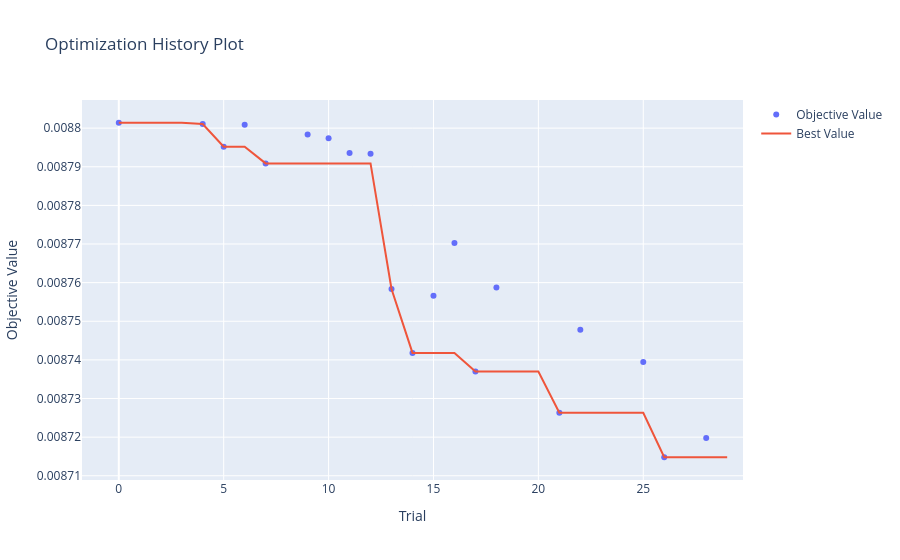
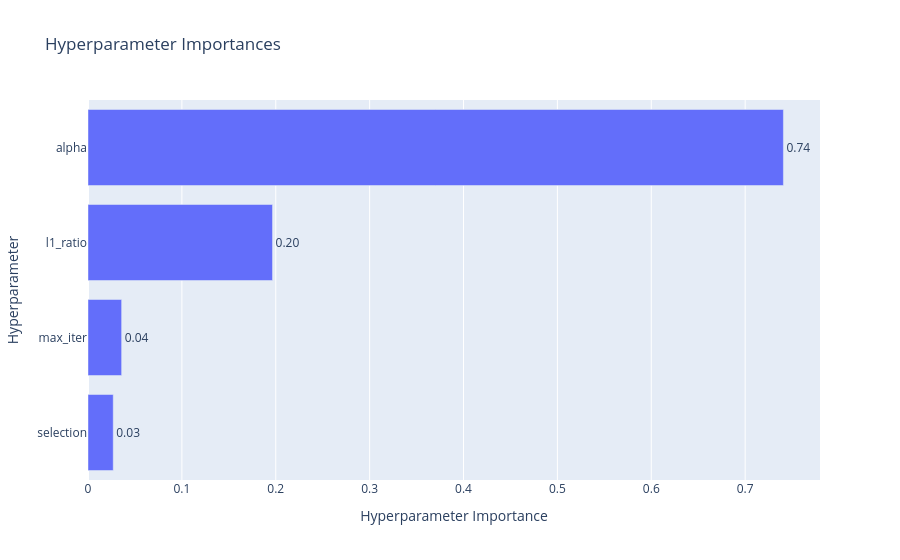
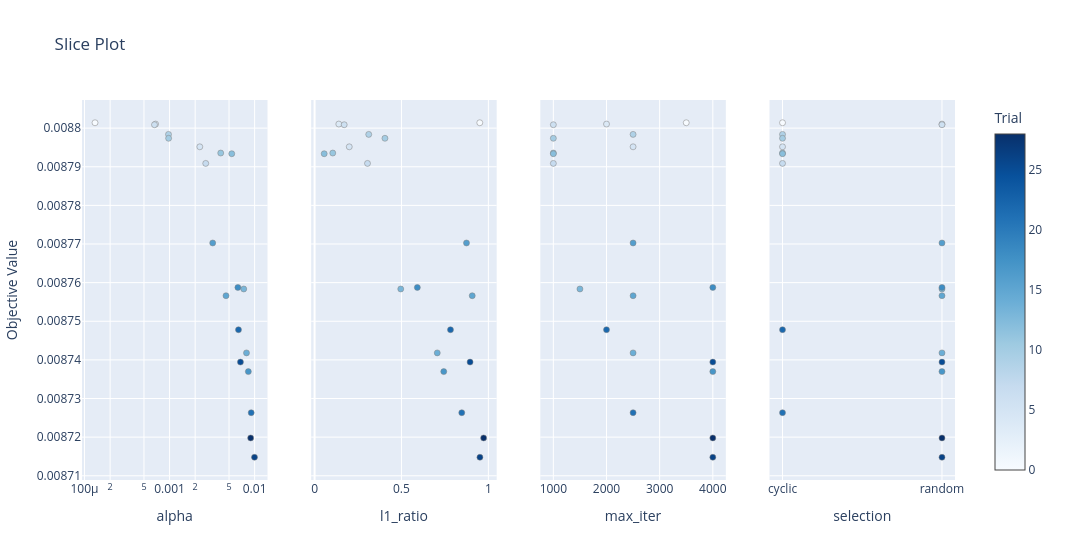
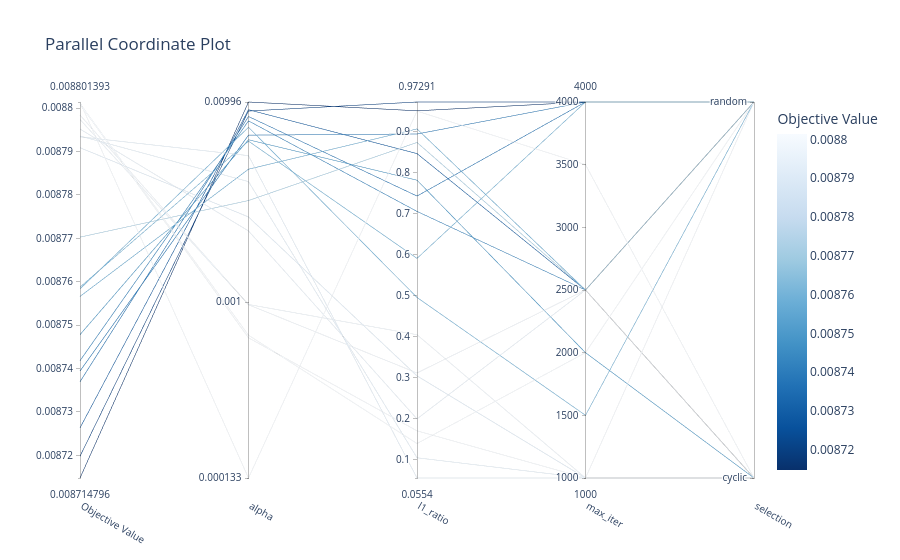

Here is the notebook cell these charts were saved with, in order:
### Code cell
study = results[0]["study"]

vis.plot_optimization_history(study).show()
vis.plot_param_importances(study).show()
vis.plot_slice(study).show()
vis.plot_parallel_coordinate(study).show()
vis.plot_contour(study).show()
vis.plot_edf(study).show()

### Figure 1 — Plotly figure (JSON) as saved in the notebook; plotly's stock layout.template omitted (floating-point values rounded to 4 significant figures)
{"data": [{"mode": "markers", "name": "Objective Value", "x": [0, 4, 5, 6, 7, 9, 10, 11, 12, 13, 14, 15, 16, 17, 18, 21, 22, 25, 26, 28], "y": [0.008801, 0.008801, 0.008795, 0.008801, 0.008791, 0.008798, 0.008797, 0.008794, 0.008793, 0.008758, 0.008742, 0.008757, 0.00877, 0.008737, 0.008759, 0.008726, 0.008748, 0.008739, 0.008715, 0.00872], "type": "scatter"}, {"mode": "lines", "name": "Best Value", "x": [0, 1, 2, 3, 4, 5, 6, 7, 8, 9, 10, 11, 12, 13, 14, 15, 16, 17, 18, 19, 20, 21, 22, 23, 24, 25, 26, 27, 28, 29], "y": [0.008801, 0.008801, 0.008801, 0.008801, 0.008801, 0.008795, 0.008795, 0.008791, 0.008791, 0.008791, 0.008791, 0.008791, 0.008791, 0.008758, 0.008742, 0.008742, 0.008742, 0.008737, 0.008737, 0.008737, 0.008737, 0.008726, 0.008726, 0.008726, 0.008726, 0.008726, 0.008715, 0.008715, 0.008715, 0.008715], "type": "scatter"}, {"marker": {"color": "#cccccc"}, "mode": "markers", "name": "Infeasible Trial", "showlegend": false, "x": [], "y": [], "type": "scatter"}], "layout": {"title": {"text": "Optimization History Plot"}, "xaxis": {"title": {"text": "Trial"}}, "yaxis": {"title": {"text": "Objective Value"}}}}

### Figure 2 — Plotly figure (JSON) as saved in the notebook; plotly's stock layout.template omitted (floating-point values rounded to 4 significant figures)
{"data": [{"cliponaxis": false, "hovertemplate": ["selection (CategoricalDistribution): 0.026881544056875862<extra></extra>", "max_iter (IntDistribution): 0.03583097489503971<extra></extra>", "l1_ratio (FloatDistribution): 0.19655802305907347<extra></extra>", "alpha (FloatDistribution): 0.740729457989011<extra></extra>"], "name": "Objective Value", "orientation": "h", "text": ["0.03", "0.04", "0.20", "0.74"], "textposition": "outside", "x": [0.02688, 0.03583, 0.1966, 0.7407], "y": ["selection", "max_iter", "l1_ratio", "alpha"], "type": "bar"}], "layout": {"title": {"text": "Hyperparameter Importances"}, "xaxis": {"title": {"text": "Hyperparameter Importance"}}, "yaxis": {"title": {"text": "Hyperparameter"}}}}

### Figure 3 — Plotly figure (JSON) as saved in the notebook; plotly's stock layout.template omitted (floating-point values rounded to 4 significant figures)
{"data": [{"marker": {"color": [0, 4, 5, 6, 7, 9, 10, 11, 12, 13, 14, 15, 16, 17, 18, 21, 22, 25, 26, 28], "colorbar": {"title": {"text": "Trial"}, "x": 1.0, "xpad": 40}, "colorscale": [[0.0, "rgb(247,251,255)"], [0.125, "rgb(222,235,247)"], [0.25, "rgb(198,219,239)"], [0.375, "rgb(158,202,225)"], [0.5, "rgb(107,174,214)"], [0.625, "rgb(66,146,198)"], [0.75, "rgb(33,113,181)"], [0.875, "rgb(8,81,156)"], [1.0, "rgb(8,48,107)"]], "line": {"color": "Grey", "width": 0.5}, "showscale": true}, "mode": "markers", "name": "Feasible Trial", "showlegend": false, "x": [0.0001329, 0.0006848, 0.002267, 0.0006647, 0.002662, 0.0009718, 0.0009747, 0.003994, 0.005383, 0.007452, 0.008023, 0.004607, 0.003215, 0.008436, 0.006357, 0.009117, 0.006459, 0.006812, 0.009964, 0.008984], "y": [0.008801, 0.008801, 0.008795, 0.008801, 0.008791, 0.008798, 0.008797, 0.008794, 0.008793, 0.008758, 0.008742, 0.008757, 0.00877, 0.008737, 0.008759, 0.008726, 0.008748, 0.008739, 0.008715, 0.00872], "type": "scatter", "xaxis": "x", "yaxis": "y"}, {"marker": {"color": [0, 4, 5, 6, 7, 9, 10, 11, 12, 13, 14, 15, 16, 17, 18, 21, 22, 25, 26, 28], "colorbar": {"title": {"text": "Trial"}, "x": 1.0, "xpad": 40}, "colorscale": [[0.0, "rgb(247,251,255)"], [0.125, "rgb(222,235,247)"], [0.25, "rgb(198,219,239)"], [0.375, "rgb(158,202,225)"], [0.5, "rgb(107,174,214)"], [0.625, "rgb(66,146,198)"], [0.75, "rgb(33,113,181)"], [0.875, "rgb(8,81,156)"], [1.0, "rgb(8,48,107)"]], "line": {"color": "Grey", "width": 0.5}, "showscale": false}, "mode": "markers", "name": "Feasible Trial", "showlegend": false, "x": [0.9507, 0.1395, 0.1997, 0.1705, 0.3046, 0.3117, 0.405, 0.1048, 0.0554, 0.4959, 0.7059, 0.9072, 0.8742, 0.7434, 0.5913, 0.847, 0.7821, 0.8948, 0.9514, 0.9729], "y": [0.008801, 0.008801, 0.008795, 0.008801, 0.008791, 0.008798, 0.008797, 0.008794, 0.008793, 0.008758, 0.008742, 0.008757, 0.00877, 0.008737, 0.008759, 0.008726, 0.008748, 0.008739, 0.008715, 0.00872], "type": "scatter", "xaxis": "x2", "yaxis": "y2"}, {"marker": {"color": [0, 4, 5, 6, 7, 9, 10, 11, 12, 13, 14, 15, 16, 17, 18, 21, 22, 25, 26, 28], "colorbar": {"title": {"text": "Trial"}, "x": 1.0, "xpad": 40}, "colorscale": [[0.0, "rgb(247,251,255)"], [0.125, "rgb(222,235,247)"], [0.25, "rgb(198,219,239)"], [0.375, "rgb(158,202,225)"], [0.5, "rgb(107,174,214)"], [0.625, "rgb(66,146,198)"], [0.75, "rgb(33,113,181)"], [0.875, "rgb(8,81,156)"], [1.0, "rgb(8,48,107)"]], "line": {"color": "Grey", "width": 0.5}, "showscale": false}, "mode": "markers", "name": "Feasible Trial", "showlegend": false, "x": [3500, 2000, 2500, 1000, 1000, 2500, 1000, 1000, 1000, 1500, 2500, 2500, 2500, 4000, 4000, 2500, 2000, 4000, 4000, 4000], "y": [0.008801, 0.008801, 0.008795, 0.008801, 0.008791, 0.008798, 0.008797, 0.008794, 0.008793, 0.008758, 0.008742, 0.008757, 0.00877, 0.008737, 0.008759, 0.008726, 0.008748, 0.008739, 0.008715, 0.00872], "type": "scatter", "xaxis": "x3", "yaxis": "y3"}, {"marker": {"color": [0, 4, 5, 6, 7, 9, 10, 11, 12, 13, 14, 15, 16, 17, 18, 21, 22, 25, 26, 28], "colorbar": {"title": {"text": "Trial"}, "x": 1.0, "xpad": 40}, "colorscale": [[0.0, "rgb(247,251,255)"], [0.125, "rgb(222,235,247)"], [0.25, "rgb(198,219,239)"], [0.375, "rgb(158,202,225)"], [0.5, "rgb(107,174,214)"], [0.625, "rgb(66,146,198)"], [0.75, "rgb(33,113,181)"], [0.875, "rgb(8,81,156)"], [1.0, "rgb(8,48,107)"]], "line": {"color": "Grey", "width": 0.5}, "showscale": false}, "mode": "markers", "name": "Feasible Trial", "showlegend": false, "x": ["cyclic", "random", "cyclic", "random", "cyclic", "cyclic", "cyclic", "cyclic", "cyclic", "random", "random", "random", "random", "random", "random", "cyclic", "cyclic", "random", "random", "random"], "y": [0.008801, 0.008801, 0.008795, 0.008801, 0.008791, 0.008798, 0.008797, 0.008794, 0.008793, 0.008758, 0.008742, 0.008757, 0.00877, 0.008737, 0.008759, 0.008726, 0.008748, 0.008739, 0.008715, 0.00872], "type": "scatter", "xaxis": "x4", "yaxis": "y4"}], "layout": {"xaxis": {"anchor": "y", "domain": [0.0, 0.2125], "title": {"text": "alpha"}, "type": "log"}, "yaxis": {"anchor": "x", "domain": [0.0, 1.0], "title": {"text": "Objective Value"}}, "xaxis2": {"anchor": "y2", "domain": [0.2625, 0.475], "title": {"text": "l1_ratio"}}, "yaxis2": {"anchor": "x2", "domain": [0.0, 1.0], "matches": "y", "showticklabels": false}, "xaxis3": {"anchor": "y3", "domain": [0.525, 0.7375], "title": {"text": "max_iter"}}, "yaxis3": {"anchor": "x3", "domain": [0.0, 1.0], "matches": "y", "showticklabels": false}, "xaxis4": {"anchor": "y4", "domain": [0.7875, 1.0], "title": {"text": "selection"}, "type": "category", "categoryorder": "array", "categoryarray": ["cyclic", "random"]}, "yaxis4": {"anchor": "x4", "domain": [0.0, 1.0], "matches": "y", "showticklabels": false}, "title": {"text": "Slice Plot"}, "width": 1200}}

### Figure 4 — Plotly figure (JSON) as saved in the notebook; plotly's stock layout.template omitted (floating-point values rounded to 4 significant figures)
{"data": [{"dimensions": [{"label": "Objective Value", "range": [0.008715, 0.008801], "values": [0.008801, 0.008801, 0.008795, 0.008801, 0.008791, 0.008798, 0.008797, 0.008794, 0.008793, 0.008758, 0.008742, 0.008757, 0.00877, 0.008737, 0.008759, 0.008726, 0.008748, 0.008739, 0.008715, 0.00872]}, {"label": "alpha", "range": [-3.876, -2.002], "ticktext": ["0.000133", "0.001", "0.00996"], "tickvals": [-3.876, -3, -2.002], "values": [-3.876, -3.164, -2.644, -3.177, -2.575, -3.012, -3.011, -2.399, -2.269, -2.128, -2.096, -2.337, -2.493, -2.074, -2.197, -2.04, -2.19, -2.167, -2.002, -2.047]}, {"label": "l1_ratio", "range": [0.0554, 0.9729], "values": [0.9507, 0.1395, 0.1997, 0.1705, 0.3046, 0.3117, 0.405, 0.1048, 0.0554, 0.4959, 0.7059, 0.9072, 0.8742, 0.7434, 0.5913, 0.847, 0.7821, 0.8948, 0.9514, 0.9729]}, {"label": "max_iter", "range": [1000, 4000], "values": [3500, 2000, 2500, 1000, 1000, 2500, 1000, 1000, 1000, 1500, 2500, 2500, 2500, 4000, 4000, 2500, 2000, 4000, 4000, 4000]}, {"label": "selection", "range": [0, 1], "ticktext": ["cyclic", "random"], "tickvals": [0, 1], "values": [0, 1, 0, 1, 0, 0, 0, 0, 0, 1, 1, 1, 1, 1, 1, 0, 0, 1, 1, 1]}], "labelangle": 30, "labelside": "bottom", "line": {"color": [0.008801, 0.008801, 0.008795, 0.008801, 0.008791, 0.008798, 0.008797, 0.008794, 0.008793, 0.008758, 0.008742, 0.008757, 0.00877, 0.008737, 0.008759, 0.008726, 0.008748, 0.008739, 0.008715, 0.00872], "colorbar": {"title": {"text": "Objective Value"}}, "colorscale": [[0.0, "rgb(247,251,255)"], [0.125, "rgb(222,235,247)"], [0.25, "rgb(198,219,239)"], [0.375, "rgb(158,202,225)"], [0.5, "rgb(107,174,214)"], [0.625, "rgb(66,146,198)"], [0.75, "rgb(33,113,181)"], [0.875, "rgb(8,81,156)"], [1.0, "rgb(8,48,107)"]], "reversescale": true, "showscale": true}, "type": "parcoords"}], "layout": {"title": {"text": "Parallel Coordinate Plot"}}}
